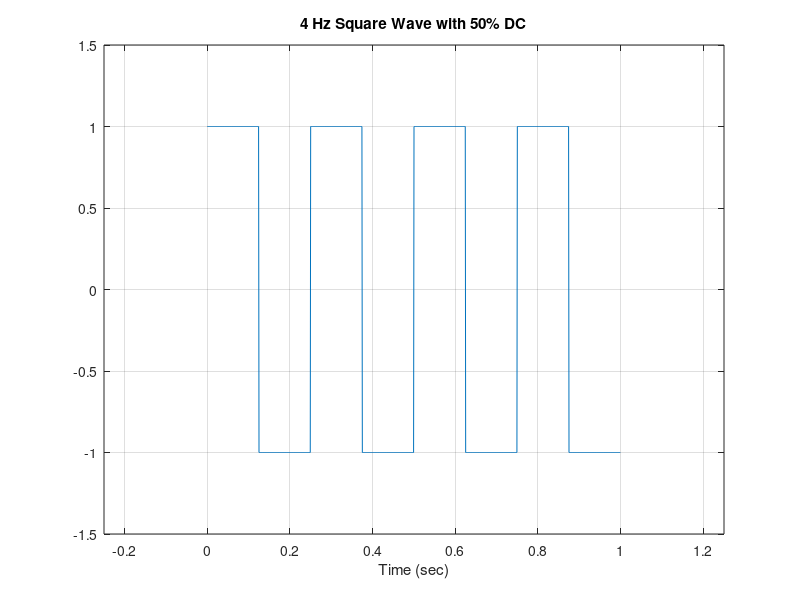

Reproduce this figure in MATLAB.
close all; clear; clc;
% Parameters
Fs = 1000;              % 1000 oversampling rate
T = 1;                  % 1 second time period
t = 0 : 1/Fs : T-1/Fs;  % time vector
f = 4;                  % 4 Hz frequency
DC = 50;                % 50 percent duty cycle

% Signal Generation
y = square(2*pi*f*t, DC);

% Visulization
plot(t, y);
ylim([-1.5, 1.5]);      % adjust y-axis to see the signals clearly
xlim([-.25, 1.25]);          % adjust x-axis to see the signals clearly
xlabel("Time (sec)");
title("4 Hz Square Wave with 50% DC");
grid on;